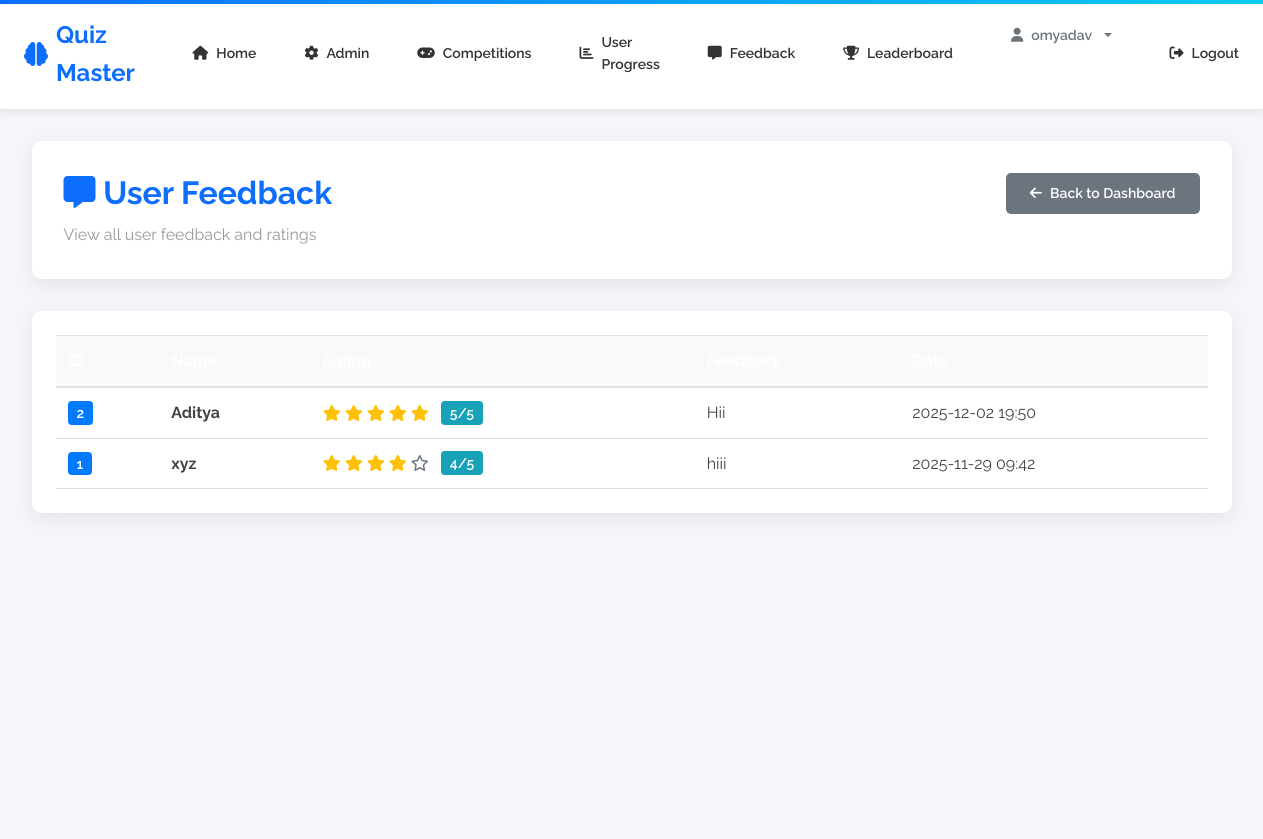
/admin/feedback (signed in), run on the app's committed database.
### app/models.py (models this page shows, shortened)
class User(UserMixin, db.Model):
    id = db.Column(db.Integer, primary_key=True)
    username = db.Column(db.String(80), unique=True, nullable=False)
    email = db.Column(db.String(120), unique=True, nullable=True)
    password_hash = db.Column(db.String(128), nullable=False)
    role = db.Column(db.String(20), default=Role.USER)
    attempts = db.relationship('Attempt', backref='user', lazy=True)
    def is_admin(self):
        return self.role == Role.ADMIN

class Feedback(db.Model):
    id = db.Column(db.Integer, primary_key=True)
    user_id = db.Column(db.Integer, db.ForeignKey('user.id'), nullable=True)
    name = db.Column(db.String(150), nullable=False)
    rating = db.Column(db.Integer, nullable=False)  # 1-5 stars
    feedback_text = db.Column(db.Text, nullable=True)
    created_at = db.Column(db.DateTime, default=datetime.utcnow)
    user = db.relationship('User', backref='feedbacks', lazy=True)

### app/admin/routes.py (the view)
@admin_bp.route('/feedback')
@login_required
@admin_required
def feedback():
    from app.models import Feedback
    try:
        feedbacks = Feedback.query.order_by(Feedback.created_at.desc()).all()
    except Exception as e:
        flash(f'Error loading feedback: {str(e)}. Please run "python update_db.py" to create the feedback table.', 'danger')
        feedbacks = []
    return render_template('admin/feedback.html', feedbacks=feedbacks)

### app/admin/routes.py (called while the page is built)
def admin_required(f):
    from functools import wraps
    @wraps(f)
    def wrapper(*args, **kwargs):
        if not current_user.is_authenticated or not current_user.is_admin():
            flash('Admin access required', 'danger')
            return redirect(url_for('auth.login'))
        return f(*args, **kwargs)
    return wrapper

### app/models.py (called while the page is built)
@login_manager.user_loader
def load_user(user_id):
    return User.query.get(int(user_id))

### app/templates/admin/feedback.html (shortened to what this page needs)
{% extends 'base.html' %}
{% block content %}
<div class="admin-container">
  <div class="admin-wrapper">
    <div class="admin-header">
      <div class="d-flex justify-content-between align-items-center flex-wrap gap-2">
        <h1><i class="fas fa-comment-alt"></i> User Feedback</h1>
        <a class="btn btn-secondary" href="{{ url_for('admin.index') }}">
          <i class="fas fa-arrow-left"></i> Back to Dashboard
        </a>
      </div>
      <p>View all user feedback and ratings</p>
    </div>
    <div class="table-responsive">
      <table class="table table-hover">
        <thead>
          <tr>
            <th>ID</th>
            <th>Name</th>
            <th>Rating</th>
            <th>Feedback</th>
            <th>Date</th>
          </tr>
        </thead>
        <tbody>
          {% if feedbacks %}
            {% for feedback in feedbacks %}
            <tr>
              <td><span class="badge badge-primary">{{ feedback.id }}</span></td>
              <td><strong>{{ feedback.name }}</strong></td>
              <td>
                <div class="rating-display">
                  {% for i in range(1, 6) %}
                    {% if i <= feedback.rating %}
                      <i class="fas fa-star text-warning"></i>
                    {% else %}
                      <i class="far fa-star text-muted"></i>
                    {% endif %}
                  {% endfor %}
                  <span class="badge badge-info ml-2">{{ feedback.rating }}/5</span>
                </div>
              </td>
              <td class="feedback-text">{{ feedback.feedback_text }}</td>
              <td>{{ feedback.created_at.strftime('%Y-%m-%d %H:%M') if feedback.created_at else 'N/A' }}</td>
            </tr>
            {% endfor %}
          {% else %}
            <tr>
              <td colspan="5" class="text-center text-muted py-4">
                <i class="fas fa-inbox"></i> No feedback yet
              </td>
            </tr>
          {% endif %}
        </tbody>
      </table>
    </div>
  </div>
</div>
{% endblock %}

### app/templates/base.html (shortened to what this page needs)
<!doctype html>
<html lang="en">
    <head>
        <link rel="stylesheet" href="https://maxcdn.bootstrapcdn.com/bootstrap/4.0.0/css/bootstrap.min.css">
        <link rel="stylesheet" href="https://cdnjs.cloudflare.com/ajax/libs/font-awesome/6.0.0/css/all.min.css">
        <link rel="stylesheet" href="{{ url_for('static', filename='css/professional.css') }}">
        <link rel="stylesheet" href="{{ url_for('static', filename='css/custom.css') }}">
        <link rel="stylesheet" href="{{ url_for('static', filename='css/leaderboard_vertical.css') }}">
    </head>
    <body>
    <nav>
        <div class="nav-brand">
            <i class="fas fa-brain"></i> Quiz Master
        </div>
        <div class="nav-links">
            <a href="{{ url_for('home') }}"><i class="fas fa-home"></i> Home</a>
            {%- if not current_user.is_authenticated -%}
            <a href="{{ url_for('auth.login') }}"><i class="fas fa-sign-in-alt"></i> Login</a>
            <a href="{{ url_for('auth.register') }}"><i class="fas fa-user-plus"></i> Register</a>
            <a href="{{ url_for('auth.admin_login') }}"><i class="fas fa-user-shield"></i> Admin Login</a>
            {%- else -%}
                {%- if current_user.is_admin() -%}
                <a href="{{ url_for('admin.index') }}"><i class="fas fa-cog"></i> Admin</a>
                <a href="{{ url_for('admin.competitions_view') }}"><i class="fas fa-gamepad"></i> Competitions</a>
                <a href="{{ url_for('admin.user_progress') }}"><i class="fas fa-chart-bar"></i> User Progress</a>
                <a href="{{ url_for('admin.feedback') }}"><i class="fas fa-comment-alt"></i> Feedback</a>
                <a href="{{ url_for('quiz.leaderboard') }}"><i class="fas fa-trophy"></i> Leaderboard</a>
                {%- endif -%}
            <div class="dropdown" style="display: inline-block; margin: 0 10px;">
                <button class="btn btn-sm btn-outline-secondary dropdown-toggle" type="button" id="profileDropdown" data-toggle="dropdown" aria-haspopup="true" aria-expanded="false">
                    <i class="fas fa-user"></i> {{ current_user.username }}
                </button>
            </div>
            <a href="{{ url_for('auth.logout') }}"><i class="fas fa-sign-out-alt"></i> Logout</a>
            {%- endif -%}
        </div>
    </nav>
    {% block content %}{% endblock %}
    </body>
</html>

### app/static/css/professional.css (style rules this page uses)
:root { --primary-color: #0d6efd; --secondary-color: #6c757d; --success-color: #198754; --danger-color: #dc3545; --warning-color: #ffc107; --light-color: #f8f9fa; --dark-color: #212529; }
* { margin: 0; padding: 0; box-sizing: border-box; }
body { font-family: 'Raleway', 'Segoe UI', sans-serif; background-color: #f4f6f9; color: #444; line-height: 1.6; }
nav { background: #fff; box-shadow: 0 2px 10px rgba(0, 0, 0, 0.1); padding: 0 !important; position: sticky; top: 0; z-index: 100; display: flex !important; justify-content: space-between !important; align-items: center !important; }
nav::before { content: ''; position: absolute; top: 0; left: 0; right: 0; height: 4px; background: linear-gradient(to right, #0d6efd, #0dcaf0); }
.nav-brand { font-size: 24px; font-weight: 700; color: #0d6efd; display: flex; align-items: center; gap: 0.5rem; margin: 0 !important; padding: 1rem 1.5rem !important; }
.nav-links { list-style: none !important; display: flex !important; gap: 0 !important; margin: 0 !important; padding: 0 !important; }
.nav-links { display: flex !important; gap: 0 !important; margin: 0 !important; padding: 0 !important; }
.nav-links a { display: flex; align-items: center; gap: 0.5rem; padding: 1rem 1.5rem !important; text-decoration: none !important; color: #333 !important; font-weight: 600; font-size: 14px; transition: all 0.3s ease; border-bottom: 3px solid transparent; }
.btn { padding: 10px 24px !important; border-radius: 5px !important; font-weight: 600 !important; border: none !important; transition: all 0.3s ease !important; font-size: 14px; display: inline-flex; align-items: center; gap: 0.5rem; }
.btn-secondary { background: #6c757d !important; color: white !important; }
.admin-container { min-height: calc(100vh - 70px); background-color: #f4f6f9; padding: 2rem 1rem; display: flex; align-items: flex-start; justify-content: center; }
.admin-wrapper { width: 100%; max-width: 1200px; }
.admin-header { background: white; border-radius: 10px; padding: 2rem; margin-bottom: 2rem; box-shadow: 0 5px 20px rgba(0, 0, 0, 0.08); }
.admin-header h1 { color: #0d6efd; font-size: 2rem; font-weight: 700; margin: 0; }
.admin-header p { color: #999; margin: 0.5rem 0 0 0; }
.table-responsive { background: white; border-radius: 10px; box-shadow: 0 5px 20px rgba(0, 0, 0, 0.08); padding: 1.5rem; }
.table { margin-bottom: 0 !important; }
.table thead { background: linear-gradient(135deg, #0d6efd, #0dcaf0); color: white; }
.table tbody tr { border-bottom: 1px solid #e0e0e0; transition: all 0.3s ease; }
.gap-2 { gap: 1rem; }
.table-responsive { width: 100%; overflow-x: auto; }
body { overflow-x: hidden; }

### app/static/css/custom.css (style rules this page uses)
.table th { background-color: #f8f9fa; font-weight: 600; border-bottom: 2px solid #dee2e6; }
.table td { vertical-align: middle; }
.badge { padding: 0.35em 0.65em; font-size: 0.875em; font-weight: 600; border-radius: 0.25rem; }
.badge-info { background-color: #17a2b8; color: white; }

### app/templates/admin/feedback.html (style rules this page uses)
.rating-display { display: flex; align-items: center; gap: 0.25rem; }
.feedback-text { max-width: 400px; word-wrap: break-word; }
.table th { background-color: #f8f9fa; font-weight: 600; }

### data on the page
User: username "omyadav"
Feedback: id "2", name "Aditya", rating "5", feedback_text "Hii", created_at "2025-12-02 19:50"
Feedback: id "1", name "xyz", rating "4", feedback_text "hiii", created_at "2025-11-29 09:42"
